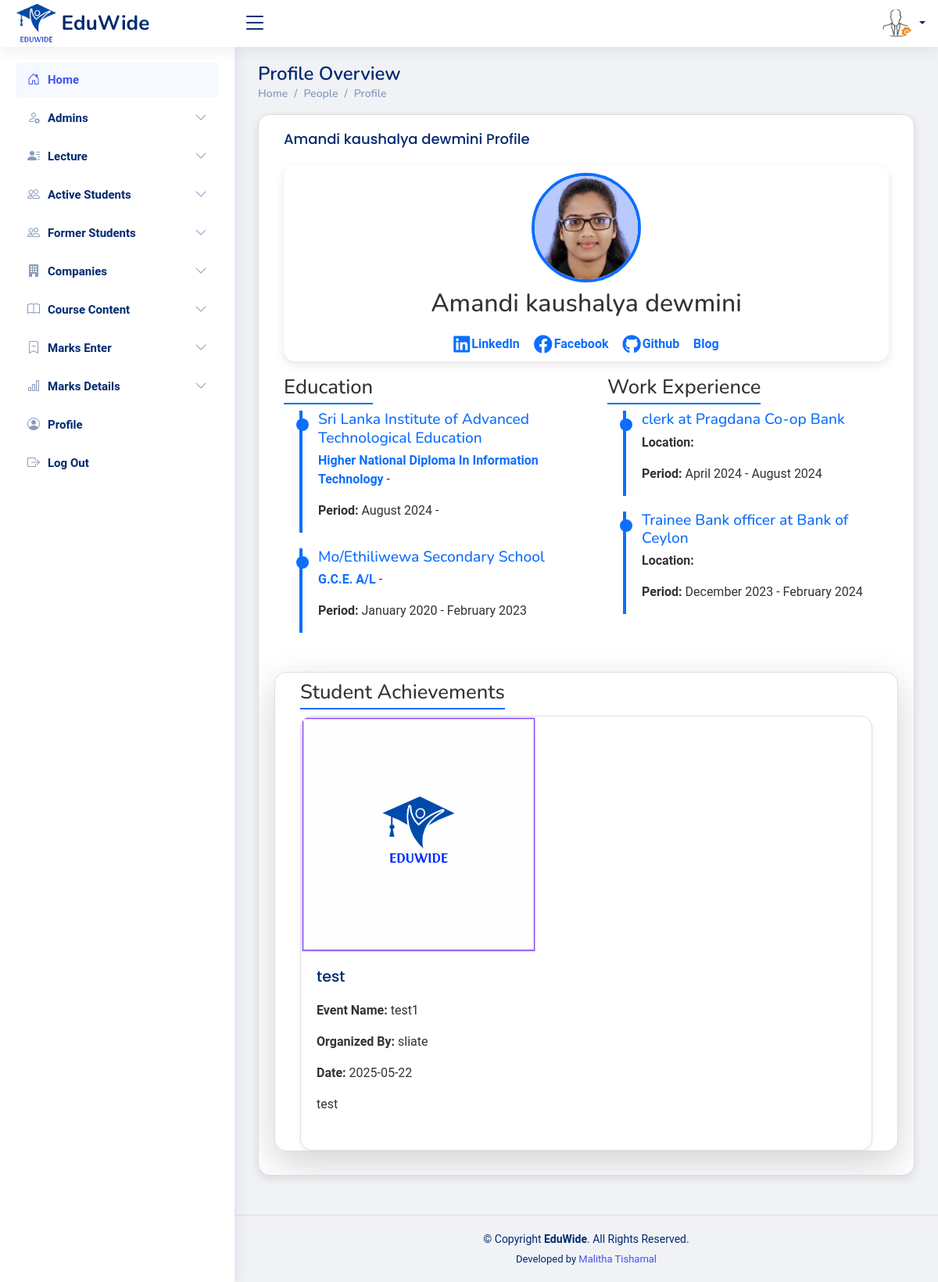
Screenshot of /admin/former_student-profile.php?former_student_id=16 with the database file from the repository.
### tables this page shows
CREATE TABLE `former_students` (
  `id` int(11) NOT NULL,
  `username` varchar(255) NOT NULL,
  `reg_id` varchar(255) NOT NULL,
  `nic` varchar(20) NOT NULL,
  `email` varchar(255) NOT NULL,
  `profile_picture` varchar(255) DEFAULT 'uploads/profile_pictures/default.png',
  `mobile` varchar(15) NOT NULL,
  `study_year` int(11) NOT NULL,
  `nowstatus` enum('study','work','intern','free') NOT NULL,
  `facebook` varchar(200) NOT NULL,
  `github` varchar(200) NOT NULL,
  `blog` varchar(200) NOT NULL,
  `linkedin` varchar(200) NOT NULL,
  `password` varchar(255) NOT NULL,
  `status` varchar(20) NOT NULL DEFAULT 'approved',
  `created_at` timestamp NOT NULL DEFAULT current_timestamp(),
  `updated_at` timestamp NOT NULL DEFAULT current_timestamp() ON UPDATE current_timestamp(),
  `last_login` datetime DEFAULT NULL
);

CREATE TABLE `education` (
  `id` int(11) NOT NULL,
  `user_id` int(11) NOT NULL,
  `school` varchar(255) NOT NULL,
  `degree` varchar(255) DEFAULT NULL,
  `field_of_study` varchar(255) DEFAULT NULL,
  `start_month` varchar(20) DEFAULT NULL,
  `start_year` int(11) DEFAULT NULL,
  `end_month` varchar(20) DEFAULT NULL,
  `end_year` int(11) DEFAULT NULL,
  `grade` varchar(50) DEFAULT NULL,
  `activities` varchar(255) DEFAULT NULL,
  `description` text DEFAULT NULL
);

CREATE TABLE `experiences` (
  `id` int(11) NOT NULL,
  `user_id` varchar(100) NOT NULL,
  `title` varchar(255) NOT NULL,
  `employment_type` varchar(100) DEFAULT NULL,
  `company` varchar(255) NOT NULL,
  `currently_working` tinyint(1) DEFAULT 0,
  `start_month` varchar(20) DEFAULT NULL,
  `start_year` int(11) DEFAULT NULL,
  `end_month` varchar(20) DEFAULT NULL,
  `end_year` int(11) DEFAULT NULL,
  `location` varchar(255) DEFAULT NULL,
  `location_type` varchar(100) DEFAULT NULL,
  `description` text DEFAULT NULL,
  `job_source` varchar(100) DEFAULT NULL,
  `created_at` timestamp NOT NULL DEFAULT current_timestamp(),
  `skills` varchar(255) NOT NULL
);

CREATE TABLE `former_students_achievements` (
  `id` int(11) NOT NULL,
  `former_student_id` int(11) NOT NULL,
  `event_title` varchar(255) NOT NULL,
  `event_description` text NOT NULL,
  `image_path` varchar(255) NOT NULL,
  `created_at` timestamp NOT NULL DEFAULT current_timestamp(),
  `event_name` varchar(255) NOT NULL,
  `organized_by` varchar(255) NOT NULL,
  `event_date` date NOT NULL
);

### admin/former_student-profile.php (the view, shortened to what this page needs)
<?php
require_once '../includes/db-conn.php';
$student_id = intval($_GET['former_student_id']);
$sql = "SELECT * FROM former_students WHERE id = ?";
$stmt = $conn->prepare($sql);
$stmt->bind_param("i", $student_id);
$stmt->execute();
$result = $stmt->get_result();
$student = $result->fetch_assoc();
$edu_sql = "SELECT * FROM education WHERE user_id = ? ORDER BY id DESC";
$stmt = $conn->prepare($edu_sql);
$stmt->bind_param("i", $student_id);
$stmt->execute();
$education = $stmt->get_result()->fetch_all(MYSQLI_ASSOC);
$work_sql = "SELECT * FROM experiences WHERE user_id = ? ORDER BY id DESC";
$stmt = $conn->prepare($work_sql);
$stmt->bind_param("i", $student_id);
$stmt->execute();
$experiences = $stmt->get_result()->fetch_all(MYSQLI_ASSOC);
$achievements_sql = "SELECT * FROM former_students_achievements WHERE former_student_id = ? ORDER BY event_date DESC";
$stmt = $conn->prepare($achievements_sql);
$stmt->bind_param("i", $student_id);
$stmt->execute();
$achievements = $stmt->get_result()->fetch_all(MYSQLI_ASSOC);
?>
<!DOCTYPE html>
<html lang="en">
<head>
    <?php include_once("../includes/css-links-inc.php"); ?>
    <link rel="stylesheet" href="https://cdnjs.cloudflare.com/ajax/libs/font-awesome/6.0.0-beta3/css/all.min.css">
</head>
<body>
    <?php include_once("../includes/header.php") ?>
    <?php include_once("../includes/sadmin-sidebar.php") ?>
    <main id="main" class="main">
        <div class="pagetitle">
            <h1>Profile Overview</h1>
            <nav>
                <ol class="breadcrumb">
                    <li class="breadcrumb-item"><a href="">Home</a></li>
                    <li class="breadcrumb-item"><a href="">People</a></li>
                    <li class="breadcrumb-item"><a href="">Profile</a></li>
                </ol>
            </nav>
        </div>
        <section class="section">
            <div class="row">
                <div class="col-lg-12">
                    <div class="card">
                        <div class="card-body">
                            <div class="container">
                                <h3 class="card-title"><?= htmlspecialchars($student['username']) ?> Profile</h3>
                                <div class="profile-header">
                                    <img src="../oddstudents/<?= htmlspecialchars($student['profile_picture']) ?>" alt="Profile Picture">
                                    <h2 class="mt-2"><?= htmlspecialchars($student['username']) ?></h2>
                                    <div class="social-media-links">
                                        <?php if (!empty($student['linkedin'])): ?>
                                           <a href="<?= htmlspecialchars($student['linkedin']) ?>" target="_blank" class="fab fa-linkedin"></a>
                                        <?php endif; ?><span class="text-primary "><b> LinkedIn &nbsp;&nbsp;&nbsp;</b></span>
                                        <?php if (!empty($student['facebook'])): ?>
                                            <a href="<?= htmlspecialchars($student['facebook'])?>" target="_blank" class="fab fa-facebook"></a>
                                        <?php endif; ?><span class="text-primary "><b>Facebook &nbsp;&nbsp;&nbsp;</b></span>
                                        <?php if (!empty($student['github'])): ?>
                                            <a href="<?= htmlspecialchars($student['github']) ?>" target="_blank" class="fab fa-github"></a>
                                        <?php endif; ?><span class="text-primary "><b>Github &nbsp;&nbsp;&nbsp;</b></span>
                                        <?php if (!empty($student['blog'])): ?>
                                            <a href="<?= htmlspecialchars($student['blog']) ?>" target="_blank" class="fas fa-blog"></a>
                                        <?php endif; ?><span class="text-primary "><b>Blog </b></span>
                                    </div>
                                </div>
                                <div class="row">
                                    <div class="col-md-6">
                                        <h4 class="section-title">Education</h4>
                                        <ul class="timeline">
                                            <?php foreach ($education as $edu): ?>
                                                <li class="timeline-item">
                                                    <div>
                                                        <h5><?= htmlspecialchars($edu['school']) ?></h5>
                                                        <p><span><?= htmlspecialchars($edu['degree']) ?></span> - <?= htmlspecialchars($edu['field_of_study']) ?></p>
                                                        <p><strong>Period:</strong> <?= htmlspecialchars($edu['start_month']) ?> <?= htmlspecialchars($edu['start_year']) ?> - <?= htmlspecialchars($edu['end_month']) ?> <?= htmlspecialchars($edu['end_year']) ?></p>
                                                    </div>
                                                </li>
                                            <?php endforeach; ?>
                                        </ul>
                                    </div>
                                    <div class="col-md-6">
                                        <h4 class="section-title">Work Experience</h4>
                                        <ul class="timeline">
                                            <?php foreach ($experiences as $exp): ?>
                                                <li class="timeline-item">
                                                    <div>
                                                        <h5><?= htmlspecialchars($exp['title']) ?> at <?= htmlspecialchars($exp['company']) ?></h5>
                                                        <p><strong>Location:</strong> <?= htmlspecialchars($exp['location']) ?></p>
                                                        <p><strong>Period:</strong> <?= htmlspecialchars($exp['start_month']) ?> <?= htmlspecialchars($exp['start_year']) ?> - <?= htmlspecialchars($exp['end_month']) ?> <?= htmlspecialchars($exp['end_year']) ?></p>
                                                    </div>
                                                </li>
                                            <?php endforeach; ?>
                                        </ul>
                                    </div>
                                    <?php if (!empty($achievements)): ?>
                                    <div class="card shadow-lg">
                                        <div class="card-body">
                                            <h5 class="section-title">Student Achievements</h5>
                                            <div class="row">
                                                <?php foreach ($achievements as $ach): ?>
                                                    <div class="col-md-6 col-lg-4 ">
                                                        <div class="card h-100 border shadow-sm">
                                                            <?php if (!empty($ach['image_path']) && file_exists('../oddstudents/' . $ach['image_path'])): ?>
                                                                <img src="../oddstudents/<?= htmlspecialchars($ach['image_path']) ?>" class="card-img-top" alt="Achievement Image" style="width: 300px; object-fit: cover;">
                                                            <?php endif; ?>
                                                            <div class="card-body">
                                                                <h5 class="card-title"><?= htmlspecialchars($ach['event_title']) ?></h5>
                                                                <p><strong>Event Name:</strong> <?= htmlspecialchars($ach['event_name']) ?></p>
                                                                <p><strong>Organized By:</strong> <?= htmlspecialchars($ach['organized_by']) ?></p>
                                                                <p><strong>Date:</strong> <?= htmlspecialchars($ach['event_date']) ?></p>
                                                                <p><?= nl2br(htmlspecialchars($ach['event_description'])) ?></p>
                                                            </div>
                                                        </div>
                                                    </div>
                                                <?php endforeach; ?>
                                            </div>
                                        </div>
                                    </div>
                                    <?php endif; ?>
                                </div>
                            </div>
                        </div>
                    </div>
                </div>
            </div>
        </section>
    </main>
    <?php include_once("../includes/footer.php") ?>
</body>
</html>

### assets/css/style.css (style rules this page uses)
:root { scroll-behavior: smooth; }
body { font-family: "Open Sans", sans-serif; background: #f6f9ff; color: #444444; }
a { color: #4154f1; text-decoration: none; }
h1, h2, h3, h4, h5, h6 { font-family: "Nunito", sans-serif; }
#main { margin-top: 60px; padding: 20px 30px; transition: all 0.3s; }
.pagetitle { margin-bottom: 10px; }
.pagetitle h1 { font-size: 24px; margin-bottom: 0; font-weight: 600; color: #012970; }
.card { margin-bottom: 30px; border: none; border-radius: 5px; box-shadow: 0px 0 30px rgba(1, 41, 112, 0.1); }
.card-title { padding: 20px 0 15px 0; font-size: 18px; font-weight: 500; color: #012970; font-family: "Poppins", sans-serif; }
.card-body { padding: 0 20px 20px 20px; }
.breadcrumb { font-size: 14px; font-family: "Nunito", sans-serif; color: #899bbd; font-weight: 600; }
.breadcrumb a { color: #899bbd; transition: 0.3s; }
.breadcrumb .breadcrumb-item::before { color: #899bbd; }
@media (min-width: 1200px) { #main, #footer { margin-left: 300px; } }

### admin/former_student-profile.php (style rules this page uses)
body { background-color: #f0f2f5; font-family: 'Roboto', sans-serif; }
.container { max-width: 1200px; margin: 0 auto; }
.profile-header { text-align: center; background-color: #ffffff; border-radius: 15px; padding: 10px; box-shadow: 0 4px 12px rgba(0, 0, 0, 0.1); margin-bottom: 8px; }
.profile-header img { border-radius: 50%; width: 140px; height: 140px; object-fit: cover; border: 4px solid #0d6efd; }
.profile-header h2 { margin-top: 15px; font-size: 2rem; color: #333; }
.section-title { margin-top: 10px; font-size: 1.6rem; font-weight: 500; color: #333; border-bottom: 2px solid #0d6efd; display: inline-block; padding-bottom: 5px; }
.card { margin-bottom: 30px; border-radius: 15px; border: 1px solid #ddd; box-shadow: 0 4px 12px rgba(0, 0, 0, 0.1); overflow: hidden; background-color: #ffffff; }
.card-body { padding: 0px 20px 0px 20px; }
.social-media-links { display: flex; justify-content: center; gap: 2px; margin-top: 20px; }
.social-media-links a { font-size: 1.5rem; color: #0d6efd; transition: color 0.3s; }
.row { display: flex; flex-wrap: wrap; gap: 30px; }
.col-md-6 { flex: 1; min-width: 300px; }
.col-md-6 ul { padding-left: 20px; }
.col-md-6 h5 { margin-bottom: 5px; font-size: 1.2rem; }
.col-md-6 p { font-size: 1rem; color: #333; }
.timeline { list-style-type: none; padding: 0; margin: 0; }
.timeline-item { display: flex; flex-direction: row; margin-bottom: 20px; border-left: 4px solid #0d6efd; padding-left: 20px; position: relative; }
.timeline-item::before { content: ''; position: absolute; left: -8px; top: 10px; width: 16px; height: 16px; background-color: #0d6efd; border-radius: 50%; }
.timeline-item h5 { font-size: 1.2rem; color: #0d6efd; margin-bottom: 5px; }
.timeline-item p { color: #555; font-size: 1rem; }
.timeline-item span { font-weight: bold; color: #0d6efd; }
.card .card-body p { font-size: 1rem; color: #333; }

### rows the page displays
former_students: username "Amandi kaushalya dewmini", profile_picture (picture)
education: school "Sri Lanka Institute of Advanced Technological Education", degree "Higher National Diploma In Information Technology", start_month "August", start_year "2024"
education: school "Mo/Ethiliwewa Secondary School", degree "G.C.E. A/L", start_month "January", start_year "2020", end_month "February", end_year "2023"
experiences: title "clerk", company "Pragdana Co-op Bank", start_month "April", start_year "2024", end_month "August", end_year "2024"
experiences: title "Trainee Bank officer", company "Bank of Ceylon", start_month "December", start_year "2023", end_month "February", end_year "2024"
former_students_achievements: image_path (picture), event_title "test", event_name "test1", organized_by "sliate", event_date "2025-05-22", event_description "test"
